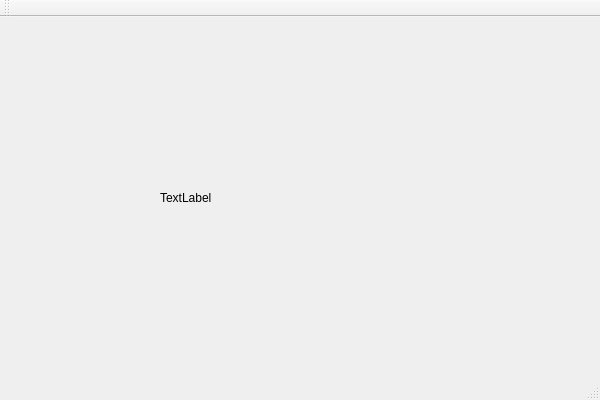
<?xml version="1.0" encoding="UTF-8"?>
<ui version="4.0">
 <class>hello_worldClass</class>
 <widget class="QMainWindow" name="hello_worldClass">
  <property name="geometry">
   <rect>
    <x>0</x>
    <y>0</y>
    <width>600</width>
    <height>400</height>
   </rect>
  </property>
  <property name="windowTitle">
   <string>hello_world</string>
  </property>
  <widget class="QWidget" name="centralWidget">
   <widget class="QLabel" name="label">
    <property name="geometry">
     <rect>
      <x>160</x>
      <y>110</y>
      <width>241</width>
      <height>141</height>
     </rect>
    </property>
    <property name="text">
     <string>TextLabel</string>
    </property>
   </widget>
  </widget>
  <widget class="QMenuBar" name="menuBar">
   <property name="geometry">
    <rect>
     <x>0</x>
     <y>0</y>
     <width>600</width>
     <height>23</height>
    </rect>
   </property>
  </widget>
  <widget class="QToolBar" name="mainToolBar">
   <attribute name="toolBarArea">
    <enum>TopToolBarArea</enum>
   </attribute>
   <attribute name="toolBarBreak">
    <bool>false</bool>
   </attribute>
  </widget>
  <widget class="QStatusBar" name="statusBar"/>
 </widget>
 <layoutdefault spacing="6" margin="11"/>
 <resources>
  <include location="hello_world.qrc"/>
 </resources>
 <connections/>
</ui>
